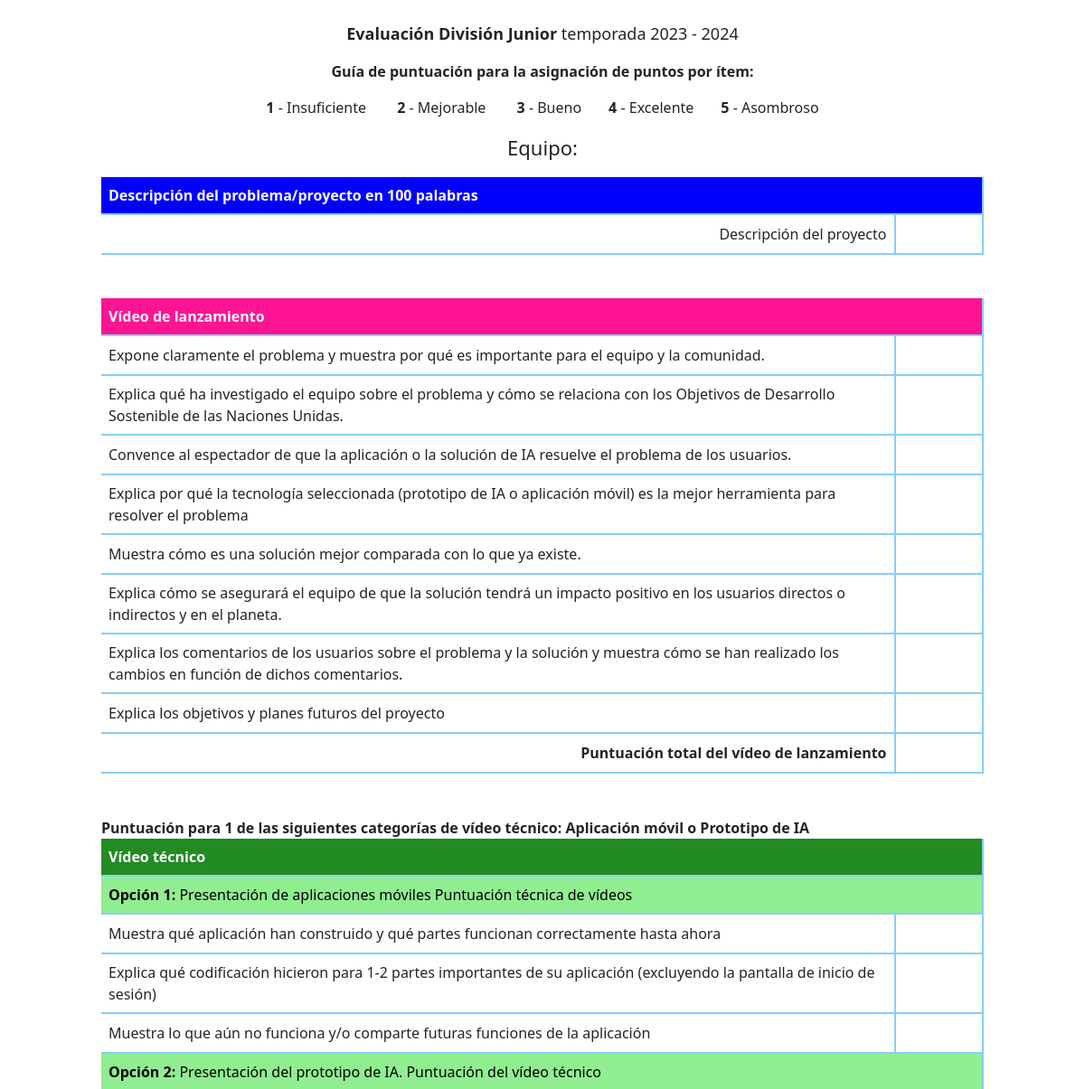
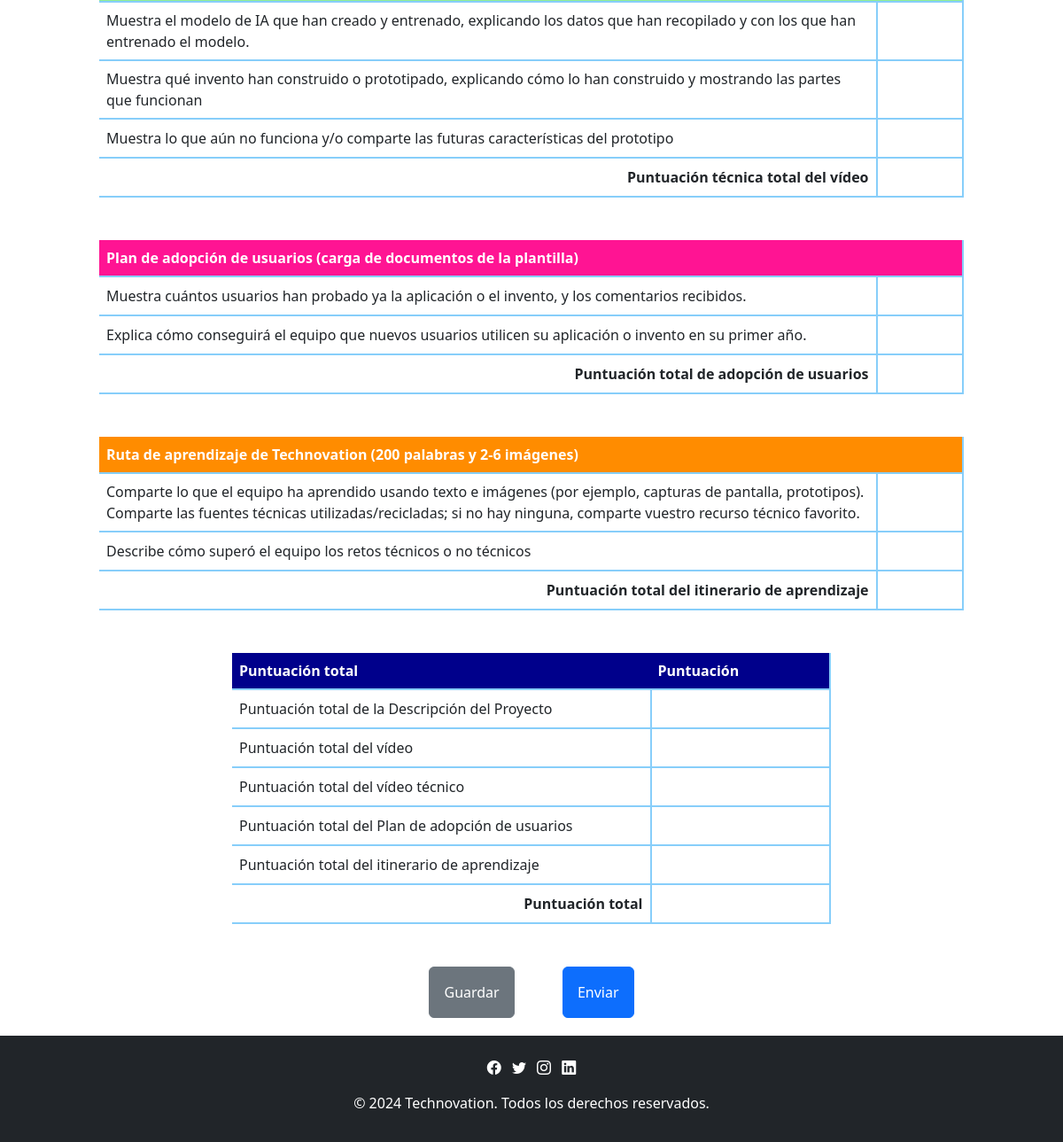
The page /juez/formulario-junior.php (signed in) on the database its author committed (2 pictures, top to bottom).
### tables this page shows
CREATE TABLE items_junior (
   id_item INT PRIMARY KEY AUTO_INCREMENT,
   descripcion TEXT,
   id_categoria INT,
   FOREIGN KEY (id_categoria) REFERENCES categorias_junior (id_categoria)
);

### juez/scripts/informacion-categorias-junior.php (called while the page is built)
<?php
$sql_categorias = "SELECT nombre FROM categorias_junior";
$resultado_categorias = $conn->query($sql_categorias);
if ($resultado_categorias->num_rows > 0) {
    $categorias_nombre = array();
    while ($fila_categoria = $resultado_categorias->fetch_assoc()) {
        $categorias_nombre[] = $fila_categoria['nombre'];
    }
} else {
    echo "No se encontraron categorías.";
    exit();
}
$sql_items_1 = "SELECT * FROM items_junior WHERE id_categoria = 1";
$items_categoria1 = $conn->query($sql_items_1);
$sql_items_2 = "SELECT * FROM items_junior WHERE id_categoria = 2";
$items_categoria2 = $conn->query($sql_items_2);
$sql_items_3 = "SELECT * FROM items_junior WHERE id_categoria = 3";
$items_categoria3 = $conn->query($sql_items_3);
$sql_items_4 = "SELECT * FROM items_junior WHERE id_categoria = 4";
$items_categoria4 = $conn->query($sql_items_4);
$sql_items_5 = "SELECT * FROM items_junior WHERE id_categoria = 5";
$items_categoria5 = $conn->query($sql_items_5);
?>

### juez/formulario-junior.php (the view, shortened to what this page needs)
<?php
include "../archivos/conexion.php";
include "scripts/informacion-categorias-junior.php";
$equipo = null;
?>
<!DOCTYPE html>
<html lang="es">
  <head>
    <link rel="stylesheet" href="https://cdn.jsdelivr.net/npm/bootstrap-icons@1.11.3/font/bootstrap-icons.min.css">
    <link href="https://cdn.jsdelivr.net/npm/bootstrap@5.3.3/dist/css/bootstrap.min.css" rel="stylesheet">
  </head>
  <body>
      <div class="contenedor" id="contenedorFormularioJunior">
    <div id="content" class="text-center mt-4">
        <p style="font-size: 18px;"><b>Evaluación División Junior</b> temporada 2023 - 2024</p>
        <p><b>Guía de puntuación para la asignación de puntos por ítem:</b></p>
        <p><b>1</b> - Insuficiente <span style="margin-left: 30px;"><b>2</b> - Mejorable </span> <span style="margin-left: 30px;"><b>3</b> - Bueno</span><span style="margin-left: 30px;"><b>4</b> - Excelente</span><span style="margin-left: 30px;"><b>5</b> - Asombroso</span></p>
        <p class="mt-2" style="font-size: 22px;">Equipo: <strong><?=$equipo['nombre_equipo']?></strong></p>
    </div>
  <div>
    <form id="formPuntuaciones">
    <div class="container mt-2">
        <table>
            <thead>
                <tr>
                    <th colspan="3" class="titulo" style="background-color: blue;"><?=$categorias_nombre[0]; ?></th>
                </tr>
            </thead>
            <tbody>
              <?php
                 while ($descripcion_item1 = $items_categoria1->fetch_assoc()):
                 ?>
                <tr>
                    <td class="descripcion" style="text-align: right;"><?= $descripcion_item1['descripcion']; ?></td>
                    <td class="puntuacion">
                        <input type="text" class="centrado item-puntuacion" data-categoria="categoria1" id="<?= $descripcion_item1['id_item']; ?>">
                    </td>
                </tr>
                <?php endwhile ?>
            </tbody>
        </table>
    </div>
        <div class="container mt-5">
        <table>
            <thead>
                <tr>
                    <th colspan="3" class="titulo" style="background-color: deeppink;"><?=$categorias_nombre[1]; ?></th>
                </tr>
            </thead>
            <tbody>
                 <?php
                 while ($descripcion_item2 = $items_categoria2->fetch_assoc()):
                 ?>
                <tr>
                    <td class="descripcion" colspan="2"><?= $descripcion_item2['descripcion']; ?></td>
                    <td class="puntuacion">
                        <input type="text" class="centrado item-puntuacion" data-categoria="categoria2"  id="<?= $descripcion_item2['id_item']; ?>">
                    </td>
                </tr>
                <?php endwhile ?>
                <tr>
                    <td class="descripcion" colspan="2" style="text-align: right;"><b>Puntuación total del vídeo de lanzamiento</b></td>
                    <td class="puntuacion"><input type="text" class="centrado puntuacion-automatica" data-categoria="categoria2" readonly></td>
                </tr>
            </tbody>
        </table>
    </div>
<div class="container mt-5">
    <p style="margin-bottom: 0px;"><b>Puntuación para 1 de las siguientes categorías de vídeo técnico: Aplicación móvil o Prototipo de IA</b></p>
    <table>
        <thead>
            <tr>
                <th colspan="3" class="titulo" style="background-color: forestgreen;"><?=$categorias_nombre[2]; ?></th>
            </tr>
            <tr>
                <th colspan="3" class="titulo" style="background-color: lightgreen; color: black; font-weight: normal;"><b>Opción 1:</b> Presentación de aplicaciones móviles Puntuación técnica de vídeos</th>
            </tr>
        </thead>
        <tbody>
            <?php
            $i = 0;
            while ($descripcion_item3 = $items_categoria3->fetch_assoc()):
                $i++;
                ?>
                <tr>
                    <td class="descripcion" colspan="2"><?= $descripcion_item3['descripcion']; ?></td>
                    <td class="puntuacion">
                        <input type="text" class="centrado especial item-puntuacion" data-categoria="categoria3" id="<?= $descripcion_item3['id_item']; ?>" data-especial="true">
                    </td>
                </tr>
                <?php if ($i == 3): ?>
                <tr>
                    <td colspan="3" class="descripcion" style="background-color: lightgreen; color: black;"><b>Opción 2:</b> Presentación del prototipo de IA. Puntuación del vídeo técnico</td>
                </tr>
                <?php endif; ?>
            <?php endwhile ?>
            <tr>
                <td class="descripcion" colspan="2" style="text-align: right;"><b>Puntuación técnica total del vídeo</b></td>
                <td class="puntuacion"><input type="text" class="centrado puntuacion-automatica" data-categoria="categoria3" readonly></td>
            </tr>
        </tbody>
    </table>
</div>
            <div class="container mt-5">
        <table>
            <thead>
                <tr>
                    <th colspan="3" class="titulo" style="background-color: deeppink;"><?=$categorias_nombre[3]; ?></th>
                </tr>
            </thead>
            <tbody>
                <?php
                 while ($descripcion_item4 = $items_categoria4->fetch_assoc()):
                 ?>
                <tr>
                    <td class="descripcion" colspan="2"><?= $descripcion_item4['descripcion']; ?></td>
                    <td class="puntuacion"><input type="text" class="centrado item-puntuacion" data-categoria="categoria4" id="<?= $descripcion_item4['id_item']; ?>"></td>
                </tr>
                 <?php endwhile ?>
                <tr>
                    <td class="descripcion" colspan="2" style="text-align: right;"><b>Puntuación total de adopción de usuarios</b></td>
                    <td class="puntuacion"><input type="text" class="centrado puntuacion-automatica" data-categoria="categoria4" readonly></td>
                </tr>
            </tbody>
        </table>
    </div>
      <div class="container mt-5">
        <table>
            <thead>
                <tr>
                    <th colspan="3" class="titulo" style="background-color: darkorange;"><?=$categorias_nombre[4]; ?></th>
                </tr>
            </thead>
            <tbody>
                <?php
                 while ($descripcion_item5 = $items_categoria5->fetch_assoc()):
                 ?>
                <tr>
                    <td class="descripcion" colspan="2"><?= $descripcion_item5['descripcion']; ?></td>
                    <td class="puntuacion"><input type="text" class="centrado item-puntuacion" data-categoria="categoria5" id="<?= $descripcion_item5['id_item']; ?>"></td>
                </tr>
                 <?php endwhile ?>
                <tr>
                    <td class="descripcion" colspan="2" style="text-align: right;"><b>Puntuación total del itinerario de aprendizaje</b></td>
                    <td class="puntuacion"><input type="text" class="centrado puntuacion-automatica" data-categoria="categoria5" readonly></td>
                </tr>
            </tbody>
        </table>
    </div>
          <div class="container mt-5" style="max-width: 700px;">
        <table>
            <thead>
                <tr>
                    <th colspan="2" class="titulo" style="background-color: darkblue;">Puntuación total</th>
                    <th colspan="1" class="titulo" style="background-color: darkblue;">Puntuación</th>
                </tr>
            </thead>
            <tbody>
                <tr>
                    <td class="descripcion" colspan="2" style="width: 70%">Puntuación total de la Descripción del Proyecto</td>
                    <td class="puntuacion" style="width: 30%"><input type="text" class="centrado puntuacion-automatica" data-categoria="categoria1" id="totalCategoria1" readonly></td>
                </tr>
                <tr>
                    <td class="descripcion" colspan="2" style="width: 70%">Puntuación total del vídeo</td>
                    <td class="puntuacion" style="width: 30%"><input type="text" class="centrado puntuacion-automatica" data-categoria="categoria2" id="totalCategoria2" readonly></td>
                </tr>
                <tr>
                    <td class="descripcion" colspan="2" style="width: 70%">Puntuación total del vídeo técnico</td>
                    <td class="puntuacion" style="width: 30%"><input type="text" class="centrado puntuacion-automatica" data-categoria="categoria3" id="totalCategoria3" readonly></td>
                </tr>
                <tr>
                    <td class="descripcion" colspan="2" style="width: 70%">Puntuación total del Plan de adopción de usuarios</td>
                    <td class="puntuacion" style="width: 30%"><input type="text" class="centrado puntuacion-automatica" data-categoria="categoria4" id="totalCategoria4" readonly></td>
                </tr>
                <tr>
                    <td class="descripcion" colspan="2" style="width: 70%">Puntuación total del itinerario de aprendizaje</td>
                    <td class="puntuacion" style="width: 30%"><input type="text" class="centrado puntuacion-automatica" data-categoria="categoria5" id="totalCategoria5" readonly></td>
                </tr>
                <tr>
                    <td class="descripcion" colspan="2" style="text-align: right;"><b>Puntuación total</b></td>
                    <td class="puntuacion"><input type="text" class="centrado puntuacion-automatica general" id="totalGeneral" readonly></td>
                </tr>
            </tbody>
        </table>
          <div class="text-center mt-5">
            <button class="btn btn-secondary py-3 px-3" id="btnGuardar" data-equipo="<?=$id_equipo?>" data-division="Junior">Guardar</button>
            <button class="btn btn-primary py-3 px-3" id="btnEnviar" style="margin-left: 50px;" data-equipo="<?=$id_equipo?>" data-division="Junior">Enviar</button>
          </div>
    </div>
  </form>
</div>
<footer class="footer bg-dark text-white py-4">
  <div class="container">
    <div class="row">
      <div class="text-center">
        <ul class="list-inline">
          <li class="list-inline-item"><a href="#"><i class="bi bi-facebook text-white"></i></a></li>
          <li class="list-inline-item"><a href="#"><i class="bi bi-twitter text-white"></i></a></li>
          <li class="list-inline-item"><a href="#"><i class="bi bi-instagram text-white"></i></a></li>
          <li class="list-inline-item"><a href="#"><i class="bi bi-linkedin text-white"></i></a></li>
        </ul>
      </div>
      <div class="text-center">
        <p class="text-sm text-center">© 2024 Technovation. Todos los derechos reservados.</p>
      </div>
    </div>
  </div>
</footer>
</div>
</body>
</html>

### juez/formulario-junior.php (style rules this page uses)
.contenedor { width: 100%; height: 100%; }
.container { margin: 0 auto; max-width: 1000px; }
html { position: relative; min-height: 100%; }
body { margin-bottom: 140px; }
footer { position: absolute; bottom: 0; width: 100%; height: 120px; background-color: #343a40; color: white; }
table { border-collapse: collapse; border-right: 2px solid #87CEFA; width: 100%; }
th, td { border-right: 2px solid #87CEFA; border-bottom: 2px solid #87CEFA; padding: 8px; }
th.titulo { color: white; font-weight: bold; }
td.descripcion { width: 90%; }
td.puntuacion { width: 10%; }
th.titulo:first-child, td.descripcion:first-child { border-left: none; }
th, td:last-child { border-right: none; }
input.centrado { border: none; background: none; text-align: center; width: 100%; }

### rows shown on the page
items_junior: descripcion "Descripción del proyecto"
items_junior: descripcion "Expone claramente el problema y muestra por qué es importante para el equipo y la comunidad."
items_junior: descripcion "Explica qué ha investigado el equipo sobre el problema y cómo se relaciona con los Objetivos de Desarrollo Sostenible de las Naciones Unidas."
items_junior: descripcion "Convence al espectador de que la aplicación o la solución de IA resuelve el problema de los usuarios."
items_junior: descripcion "Explica por qué la tecnología seleccionada (prototipo de IA o aplicación móvil) es la mejor herramienta para resolver el problema"
items_junior: descripcion "Muestra cómo es una solución mejor comparada con lo que ya existe."
items_junior: descripcion "Explica cómo se asegurará el equipo de que la solución tendrá un impacto positivo en los usuarios directos o indirectos y en el planeta."
items_junior: descripcion "Explica los comentarios de los usuarios sobre el problema y la solución y muestra cómo se han realizado los cambios en función de dichos comentarios."
items_junior: descripcion "Explica los objetivos y planes futuros del proyecto"
items_junior: descripcion "Muestra qué aplicación han construido y qué partes funcionan correctamente hasta ahora"
items_junior: descripcion "Explica qué codificación hicieron para 1-2 partes importantes de su aplicación (excluyendo la pantalla de inicio de sesión)"
items_junior: descripcion "Muestra lo que aún no funciona y/o comparte futuras funciones de la aplicación", shows "Opción 2:"
items_junior: descripcion "Muestra el modelo de IA que han creado y entrenado, explicando los datos que han recopilado y con los que han entrenado el modelo."
items_junior: descripcion "Muestra qué invento han construido o prototipado, explicando cómo lo han construido y mostrando las partes que funcionan"
items_junior: descripcion "Muestra lo que aún no funciona y/o comparte las futuras características del prototipo"
items_junior: descripcion "Muestra cuántos usuarios han probado ya la aplicación o el invento, y los comentarios recibidos."
items_junior: descripcion "Explica cómo conseguirá el equipo que nuevos usuarios utilicen su aplicación o invento en su primer año."
items_junior: descripcion "Comparte lo que el equipo ha aprendido usando texto e imágenes (por ejemplo, capturas de pantalla, prototipos). Comparte las fuentes técnicas utilizadas/recicladas; si no hay ninguna, comparte vuestro recurso técnico favorito."
items_junior: descripcion "Describe cómo superó el equipo los retos técnicos o no técnicos"

### other values the page prints
$categorias_nombre[0] "Descripción del problema/proyecto en 100 palabras"
$categorias_nombre[1] "Vídeo de lanzamiento"
$categorias_nombre[2] "Vídeo técnico"
$categorias_nombre[3] "Plan de adopción de usuarios (carga de documentos de la plantilla)"
$categorias_nombre[4] "Ruta de aprendizaje de Technovation (200 palabras y 2-6 imágenes)"
